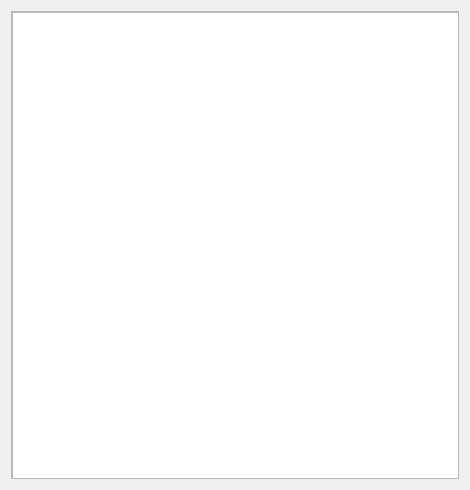
<?xml version="1.0" encoding="UTF-8"?>
<ui version="4.0">
 <class>table</class>
 <widget class="QDialog" name="table">
  <property name="geometry">
   <rect>
    <x>0</x>
    <y>0</y>
    <width>470</width>
    <height>490</height>
   </rect>
  </property>
  <property name="windowTitle">
   <string>Conversion Table</string>
  </property>
  <layout class="QVBoxLayout" name="verticalLayout">
   <item>
    <widget class="QScrollArea" name="scrollArea">
     <property name="widgetResizable">
      <bool>true</bool>
     </property>
     <widget class="QWidget" name="scrollAreaWidgetContents">
      <property name="geometry">
       <rect>
        <x>0</x>
        <y>0</y>
        <width>450</width>
        <height>470</height>
       </rect>
      </property>
      <widget class="QPlainTextEdit" name="plainTextEdit">
       <property name="geometry">
        <rect>
         <x>0</x>
         <y>0</y>
         <width>451</width>
         <height>471</height>
        </rect>
       </property>
      </widget>
     </widget>
    </widget>
   </item>
  </layout>
 </widget>
 <resources/>
 <connections/>
</ui>
